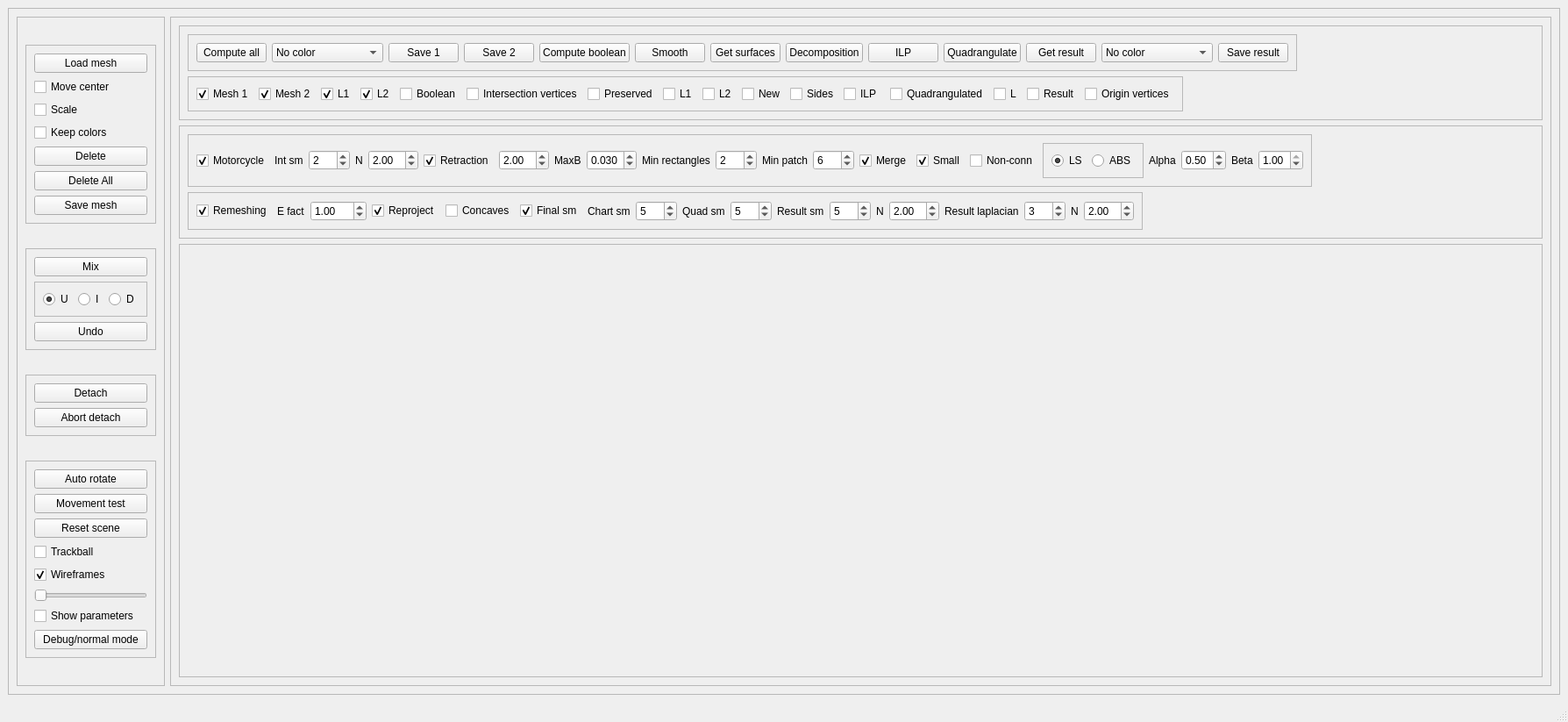
<?xml version="1.0" encoding="UTF-8"?>
<ui version="4.0">
 <class>mainWindow</class>
 <widget class="QMainWindow" name="mainWindow">
  <property name="geometry">
   <rect>
    <x>0</x>
    <y>0</y>
    <width>1788</width>
    <height>823</height>
   </rect>
  </property>
  <property name="sizePolicy">
   <sizepolicy hsizetype="Minimum" vsizetype="Fixed">
    <horstretch>0</horstretch>
    <verstretch>0</verstretch>
   </sizepolicy>
  </property>
  <property name="windowTitle">
   <string>Quad Mixer</string>
  </property>
  <widget class="QWidget" name="centralwidget">
   <layout class="QVBoxLayout">
    <property name="spacing">
     <number>6</number>
    </property>
    <property name="leftMargin">
     <number>9</number>
    </property>
    <property name="topMargin">
     <number>9</number>
    </property>
    <property name="rightMargin">
     <number>9</number>
    </property>
    <property name="bottomMargin">
     <number>9</number>
    </property>
    <item>
     <widget class="QFrame" name="mainFrame">
      <property name="frameShape">
       <enum>QFrame::StyledPanel</enum>
      </property>
      <property name="frameShadow">
       <enum>QFrame::Raised</enum>
      </property>
      <layout class="QHBoxLayout" name="horizontalLayout_6">
       <item>
        <widget class="QFrame" name="leftFrame">
         <property name="sizePolicy">
          <sizepolicy hsizetype="Maximum" vsizetype="Preferred">
           <horstretch>0</horstretch>
           <verstretch>0</verstretch>
          </sizepolicy>
         </property>
         <property name="frameShape">
          <enum>QFrame::StyledPanel</enum>
         </property>
         <property name="frameShadow">
          <enum>QFrame::Raised</enum>
         </property>
         <layout class="QVBoxLayout" name="verticalLayout_5">
          <item>
           <widget class="QFrame" name="loadFrame">
            <property name="sizePolicy">
             <sizepolicy hsizetype="Minimum" vsizetype="Fixed">
              <horstretch>0</horstretch>
              <verstretch>0</verstretch>
             </sizepolicy>
            </property>
            <property name="frameShape">
             <enum>QFrame::StyledPanel</enum>
            </property>
            <property name="frameShadow">
             <enum>QFrame::Raised</enum>
            </property>
            <layout class="QVBoxLayout" name="verticalLayout_6">
             <item>
              <widget class="QPushButton" name="loadMeshButton">
               <property name="text">
                <string>Load mesh</string>
               </property>
              </widget>
             </item>
             <item>
              <widget class="QCheckBox" name="moveCenterCheckBox">
               <property name="text">
                <string>Move center</string>
               </property>
               <property name="checked">
                <bool>false</bool>
               </property>
              </widget>
             </item>
             <item>
              <widget class="QCheckBox" name="scaleCheckBox">
               <property name="text">
                <string>Scale</string>
               </property>
              </widget>
             </item>
             <item>
              <widget class="QCheckBox" name="keepColorsCheckBox">
               <property name="text">
                <string>Keep colors</string>
               </property>
              </widget>
             </item>
             <item>
              <widget class="QPushButton" name="deleteMeshButton">
               <property name="text">
                <string>Delete</string>
               </property>
              </widget>
             </item>
             <item>
              <widget class="QPushButton" name="deleteAllButton">
               <property name="text">
                <string>Delete All</string>
               </property>
              </widget>
             </item>
             <item>
              <widget class="QPushButton" name="saveMeshButton">
               <property name="text">
                <string>Save mesh</string>
               </property>
              </widget>
             </item>
            </layout>
           </widget>
          </item>
          <item>
           <widget class="QFrame" name="booleanFrame">
            <property name="sizePolicy">
             <sizepolicy hsizetype="Minimum" vsizetype="Fixed">
              <horstretch>0</horstretch>
              <verstretch>0</verstretch>
             </sizepolicy>
            </property>
            <property name="frameShape">
             <enum>QFrame::StyledPanel</enum>
            </property>
            <property name="frameShadow">
             <enum>QFrame::Raised</enum>
            </property>
            <layout class="QVBoxLayout" name="verticalLayout_2">
             <property name="sizeConstraint">
              <enum>QLayout::SetDefaultConstraint</enum>
             </property>
             <item>
              <widget class="QPushButton" name="booleanOperationButton">
               <property name="text">
                <string>Mix</string>
               </property>
              </widget>
             </item>
             <item>
              <widget class="QFrame" name="operationFrame">
               <property name="frameShape">
                <enum>QFrame::StyledPanel</enum>
               </property>
               <property name="frameShadow">
                <enum>QFrame::Raised</enum>
               </property>
               <layout class="QHBoxLayout" name="horizontalLayout_3">
                <item>
                 <widget class="QRadioButton" name="operationUnionRadio">
                  <property name="text">
                   <string>U</string>
                  </property>
                  <property name="checked">
                   <bool>true</bool>
                  </property>
                 </widget>
                </item>
                <item>
                 <widget class="QRadioButton" name="operationIntersectionRadio">
                  <property name="text">
                   <string>I</string>
                  </property>
                 </widget>
                </item>
                <item>
                 <widget class="QRadioButton" name="operationDifferenceRadio">
                  <property name="text">
                   <string>D</string>
                  </property>
                 </widget>
                </item>
               </layout>
              </widget>
             </item>
             <item>
              <widget class="QPushButton" name="undoButton">
               <property name="text">
                <string>Undo</string>
               </property>
              </widget>
             </item>
            </layout>
           </widget>
          </item>
          <item>
           <widget class="QFrame" name="frame_2">
            <property name="sizePolicy">
             <sizepolicy hsizetype="Preferred" vsizetype="Fixed">
              <horstretch>0</horstretch>
              <verstretch>0</verstretch>
             </sizepolicy>
            </property>
            <property name="frameShape">
             <enum>QFrame::StyledPanel</enum>
            </property>
            <property name="frameShadow">
             <enum>QFrame::Raised</enum>
            </property>
            <layout class="QVBoxLayout" name="verticalLayout_8">
             <item>
              <widget class="QPushButton" name="detachButton">
               <property name="text">
                <string>Detach</string>
               </property>
              </widget>
             </item>
             <item>
              <widget class="QPushButton" name="abortDetachButton">
               <property name="text">
                <string>Abort detach</string>
               </property>
              </widget>
             </item>
            </layout>
           </widget>
          </item>
          <item>
           <widget class="QFrame" name="sceneFrame">
            <property name="sizePolicy">
             <sizepolicy hsizetype="Minimum" vsizetype="Fixed">
              <horstretch>0</horstretch>
              <verstretch>0</verstretch>
             </sizepolicy>
            </property>
            <property name="frameShape">
             <enum>QFrame::StyledPanel</enum>
            </property>
            <property name="frameShadow">
             <enum>QFrame::Raised</enum>
            </property>
            <layout class="QVBoxLayout" name="verticalLayout_7">
             <item>
              <widget class="QPushButton" name="autoRotateButton">
               <property name="text">
                <string>Auto rotate</string>
               </property>
              </widget>
             </item>
             <item>
              <widget class="QPushButton" name="continuityTestButton">
               <property name="text">
                <string>Movement test</string>
               </property>
              </widget>
             </item>
             <item>
              <widget class="QPushButton" name="resetSceneButton">
               <property name="text">
                <string>Reset scene</string>
               </property>
              </widget>
             </item>
             <item>
              <widget class="QCheckBox" name="trackballCheckBox">
               <property name="text">
                <string>Trackball</string>
               </property>
               <property name="checked">
                <bool>false</bool>
               </property>
              </widget>
             </item>
             <item>
              <widget class="QCheckBox" name="showWireframe">
               <property name="text">
                <string>Wireframes</string>
               </property>
               <property name="checked">
                <bool>true</bool>
               </property>
              </widget>
             </item>
             <item>
              <widget class="QSlider" name="wireframeSlider">
               <property name="minimum">
                <number>1</number>
               </property>
               <property name="maximum">
                <number>10</number>
               </property>
               <property name="value">
                <number>1</number>
               </property>
               <property name="orientation">
                <enum>Qt::Horizontal</enum>
               </property>
              </widget>
             </item>
             <item>
              <widget class="QCheckBox" name="showParametersCheckBox">
               <property name="text">
                <string>Show parameters</string>
               </property>
              </widget>
             </item>
             <item>
              <widget class="QPushButton" name="debugModeButton">
               <property name="text">
                <string>Debug/normal mode</string>
               </property>
              </widget>
             </item>
            </layout>
           </widget>
          </item>
         </layout>
        </widget>
       </item>
       <item>
        <widget class="QFrame" name="centralFrame">
         <property name="frameShape">
          <enum>QFrame::StyledPanel</enum>
         </property>
         <property name="frameShadow">
          <enum>QFrame::Raised</enum>
         </property>
         <layout class="QVBoxLayout" name="verticalLayout">
          <item>
           <widget class="QFrame" name="debugFrame">
            <property name="sizePolicy">
             <sizepolicy hsizetype="Minimum" vsizetype="Fixed">
              <horstretch>0</horstretch>
              <verstretch>0</verstretch>
             </sizepolicy>
            </property>
            <property name="frameShape">
             <enum>QFrame::StyledPanel</enum>
            </property>
            <property name="frameShadow">
             <enum>QFrame::Raised</enum>
            </property>
            <layout class="QVBoxLayout" name="verticalLayout_4">
             <item>
              <widget class="QFrame" name="toolsFrame">
               <property name="sizePolicy">
                <sizepolicy hsizetype="Fixed" vsizetype="Maximum">
                 <horstretch>0</horstretch>
                 <verstretch>0</verstretch>
                </sizepolicy>
               </property>
               <property name="frameShape">
                <enum>QFrame::StyledPanel</enum>
               </property>
               <property name="frameShadow">
                <enum>QFrame::Raised</enum>
               </property>
               <layout class="QHBoxLayout">
                <property name="spacing">
                 <number>6</number>
                </property>
                <property name="leftMargin">
                 <number>9</number>
                </property>
                <property name="topMargin">
                 <number>9</number>
                </property>
                <property name="rightMargin">
                 <number>9</number>
                </property>
                <property name="bottomMargin">
                 <number>9</number>
                </property>
                <item>
                 <widget class="QPushButton" name="computeAllButton">
                  <property name="text">
                   <string>Compute all</string>
                  </property>
                 </widget>
                </item>
                <item>
                 <widget class="QComboBox" name="colorMeshesComboBox">
                  <item>
                   <property name="text">
                    <string>No color</string>
                   </property>
                  </item>
                  <item>
                   <property name="text">
                    <string>Preserved/New</string>
                   </property>
                  </item>
                  <item>
                   <property name="text">
                    <string>Tracer motorcycle</string>
                   </property>
                  </item>
                  <item>
                   <property name="text">
                    <string>Tracer</string>
                   </property>
                  </item>
                  <item>
                   <property name="text">
                    <string>Angle</string>
                   </property>
                  </item>
                  <item>
                   <property name="text">
                    <string>Planar</string>
                   </property>
                  </item>
                  <item>
                   <property name="text">
                    <string>Template</string>
                   </property>
                  </item>
                  <item>
                   <property name="text">
                    <string>Two colors</string>
                   </property>
                  </item>
                 </widget>
                </item>
                <item>
                 <widget class="QPushButton" name="saveMesh1Button">
                  <property name="text">
                   <string>Save 1</string>
                  </property>
                 </widget>
                </item>
                <item>
                 <widget class="QPushButton" name="saveMesh2Button">
                  <property name="text">
                   <string>Save 2</string>
                  </property>
                 </widget>
                </item>
                <item>
                 <widget class="QPushButton" name="computeBooleanButton">
                  <property name="text">
                   <string>Compute boolean</string>
                  </property>
                 </widget>
                </item>
                <item>
                 <widget class="QPushButton" name="smoothButton">
                  <property name="text">
                   <string>Smooth</string>
                  </property>
                 </widget>
                </item>
                <item>
                 <widget class="QPushButton" name="getSurfacesButton">
                  <property name="text">
                   <string>Get surfaces</string>
                  </property>
                 </widget>
                </item>
                <item>
                 <widget class="QPushButton" name="decompositionButton">
                  <property name="text">
                   <string>Decomposition</string>
                  </property>
                 </widget>
                </item>
                <item>
                 <widget class="QPushButton" name="ilpButton">
                  <property name="text">
                   <string>ILP</string>
                  </property>
                 </widget>
                </item>
                <item>
                 <widget class="QPushButton" name="quadrangulateButton">
                  <property name="text">
                   <string>Quadrangulate</string>
                  </property>
                 </widget>
                </item>
                <item>
                 <widget class="QPushButton" name="getResultButton">
                  <property name="text">
                   <string>Get result</string>
                  </property>
                 </widget>
                </item>
                <item>
                 <widget class="QComboBox" name="colorResultComboBox">
                  <item>
                   <property name="text">
                    <string>No color</string>
                   </property>
                  </item>
                  <item>
                   <property name="text">
                    <string>Preserved/New</string>
                   </property>
                  </item>
                  <item>
                   <property name="text">
                    <string>Tracer motorcycle</string>
                   </property>
                  </item>
                  <item>
                   <property name="text">
                    <string>Tracer</string>
                   </property>
                  </item>
                  <item>
                   <property name="text">
                    <string>Angle</string>
                   </property>
                  </item>
                  <item>
                   <property name="text">
                    <string>Planar</string>
                   </property>
                  </item>
                  <item>
                   <property name="text">
                    <string>Template</string>
                   </property>
                  </item>
                 </widget>
                </item>
                <item>
                 <widget class="QPushButton" name="saveResultButton">
                  <property name="text">
                   <string>Save result</string>
                  </property>
                 </widget>
                </item>
               </layout>
              </widget>
             </item>
             <item>
              <widget class="QFrame" name="actionFrame">
               <property name="sizePolicy">
                <sizepolicy hsizetype="Fixed" vsizetype="Maximum">
                 <horstretch>0</horstretch>
                 <verstretch>0</verstretch>
                </sizepolicy>
               </property>
               <property name="frameShape">
                <enum>QFrame::StyledPanel</enum>
               </property>
               <property name="frameShadow">
                <enum>QFrame::Raised</enum>
               </property>
               <layout class="QHBoxLayout" name="horizontalLayout_2">
                <item>
                 <widget class="QCheckBox" name="showMesh1CheckBox">
                  <property name="sizePolicy">
                   <sizepolicy hsizetype="Fixed" vsizetype="Fixed">
                    <horstretch>0</horstretch>
                    <verstretch>0</verstretch>
                   </sizepolicy>
                  </property>
                  <property name="text">
                   <string>Mesh 1</string>
                  </property>
                  <property name="checked">
                   <bool>true</bool>
                  </property>
                 </widget>
                </item>
                <item>
                 <widget class="QCheckBox" name="showMesh2CheckBox">
                  <property name="sizePolicy">
                   <sizepolicy hsizetype="Fixed" vsizetype="Fixed">
                    <horstretch>0</horstretch>
                    <verstretch>0</verstretch>
                   </sizepolicy>
                  </property>
                  <property name="text">
                   <string>Mesh 2</string>
                  </property>
                  <property name="checked">
                   <bool>true</bool>
                  </property>
                 </widget>
                </item>
                <item>
                 <widget class="QCheckBox" name="showQuadLayout1CheckBox">
                  <property name="text">
                   <string>L1</string>
                  </property>
                  <property name="checked">
                   <bool>true</bool>
                  </property>
                 </widget>
                </item>
                <item>
                 <widget class="QCheckBox" name="showQuadLayout2CheckBox">
                  <property name="text">
                   <string>L2</string>
                  </property>
                  <property name="checked">
                   <bool>true</bool>
                  </property>
                 </widget>
                </item>
                <item>
                 <widget class="QCheckBox" name="showBooleanCheckBox">
                  <property name="text">
                   <string>Boolean</string>
                  </property>
                 </widget>
                </item>
                <item>
                 <widget class="QCheckBox" name="showIntersectionVerticesCheckBox">
                  <property name="text">
                   <string>Intersection vertices</string>
                  </property>
                 </widget>
                </item>
                <item>
                 <widget class="QCheckBox" name="showPreservedSurfaceCheckBox">
                  <property name="sizePolicy">
                   <sizepolicy hsizetype="Fixed" vsizetype="Fixed">
                    <horstretch>0</horstretch>
                    <verstretch>0</verstretch>
                   </sizepolicy>
                  </property>
                  <property name="text">
                   <string>Preserved</string>
                  </property>
                 </widget>
                </item>
                <item>
                 <widget class="QCheckBox" name="showQuadLayoutPreserved1CheckBox">
                  <property name="text">
                   <string>L1</string>
                  </property>
                 </widget>
                </item>
                <item>
                 <widget class="QCheckBox" name="showQuadLayoutPreserved2CheckBox">
                  <property name="text">
                   <string>L2</string>
                  </property>
                 </widget>
                </item>
                <item>
                 <widget class="QCheckBox" name="showNewSurfaceCheckBox">
                  <property name="sizePolicy">
                   <sizepolicy hsizetype="Fixed" vsizetype="Fixed">
                    <horstretch>0</horstretch>
                    <verstretch>0</verstretch>
                   </sizepolicy>
                  </property>
                  <property name="text">
                   <string>New</string>
                  </property>
                 </widget>
                </item>
                <item>
                 <widget class="QCheckBox" name="showChartSidesCheckBox">
                  <property name="text">
                   <string>Sides</string>
                  </property>
                 </widget>
                </item>
                <item>
                 <widget class="QCheckBox" name="showILPCheckBox">
                  <property name="text">
                   <string>ILP </string>
                  </property>
                 </widget>
                </item>
                <item>
                 <widget class="QCheckBox" name="showQuadrangulationCheckBox">
                  <property name="text">
                   <string>Quadrangulated</string>
                  </property>
                 </widget>
                </item>
                <item>
                 <widget class="QCheckBox" name="showQuadrangulationLayoutCheckBox">
                  <property name="text">
                   <string>L</string>
                  </property>
                 </widget>
                </item>
                <item>
                 <widget class="QCheckBox" name="showResultCheckBox">
                  <property name="text">
                   <string>Result</string>
                  </property>
                 </widget>
                </item>
                <item>
                 <widget class="QCheckBox" name="showOriginVerticesCheckBox">
                  <property name="text">
                   <string>Origin vertices</string>
                  </property>
                 </widget>
                </item>
               </layout>
              </widget>
             </item>
            </layout>
           </widget>
          </item>
          <item>
           <widget class="QFrame" name="parametersFrame">
            <property name="sizePolicy">
             <sizepolicy hsizetype="Minimum" vsizetype="Fixed">
              <horstretch>0</horstretch>
              <verstretch>0</verstretch>
             </sizepolicy>
            </property>
            <property name="frameShape">
             <enum>QFrame::StyledPanel</enum>
            </property>
            <property name="frameShadow">
             <enum>QFrame::Raised</enum>
            </property>
            <layout class="QVBoxLayout" name="verticalLayout_3">
             <item>
              <widget class="QFrame" name="parametersFrame2">
               <property name="sizePolicy">
                <sizepolicy hsizetype="Fixed" vsizetype="Maximum">
                 <horstretch>0</horstretch>
                 <verstretch>0</verstretch>
                </sizepolicy>
               </property>
               <property name="frameShape">
                <enum>QFrame::StyledPanel</enum>
               </property>
               <property name="frameShadow">
                <enum>QFrame::Raised</enum>
               </property>
               <layout class="QHBoxLayout" name="horizontalLayout">
                <item>
                 <widget class="QCheckBox" name="motorcycleCheckBox">
                  <property name="text">
                   <string>Motorcycle</string>
                  </property>
                  <property name="checked">
                   <bool>true</bool>
                  </property>
                 </widget>
                </item>
                <item>
                 <widget class="QLabel" name="intersectionSmoothingLabel">
                  <property name="text">
                   <string>Int sm</string>
                  </property>
                 </widget>
                </item>
                <item>
                 <widget class="QSpinBox" name="intersectionSmoothingSpinBox">
                  <property name="maximum">
                   <number>200</number>
                  </property>
                  <property name="value">
                   <number>2</number>
                  </property>
                 </widget>
                </item>
                <item>
                 <widget class="QLabel" name="intersectionSmoothingNRingLabel">
                  <property name="text">
                   <string>N</string>
                  </property>
                 </widget>
                </item>
                <item>
                 <widget class="QDoubleSpinBox" name="intersectionSmoothingNRingSpinBox">
                  <property name="value">
                   <double>2.000000000000000</double>
                  </property>
                 </widget>
                </item>
                <item>
                 <widget class="QCheckBox" name="patchRetractionCheckBox">
                  <property name="text">
                   <string>Retraction</string>
                  </property>
                  <property name="checked">
                   <bool>true</bool>
                  </property>
                 </widget>
                </item>
                <item>
                 <widget class="QDoubleSpinBox" name="patchRetractionNRingSpinBox">
                  <property name="value">
                   <double>2.000000000000000</double>
                  </property>
                 </widget>
                </item>
                <item>
                 <widget class="QLabel" name="maxBBLabel">
                  <property name="text">
                   <string>MaxB</string>
                  </property>
                 </widget>
                </item>
                <item>
                 <widget class="QDoubleSpinBox" name="maxBBSpinBox">
                  <property name="decimals">
                   <number>3</number>
                  </property>
                  <property name="minimum">
                   <double>0.001000000000000</double>
                  </property>
                  <property name="maximum">
                   <double>1.000000000000000</double>
                  </property>
                  <property name="singleStep">
                   <double>0.010000000000000</double>
                  </property>
                  <property name="value">
                   <double>0.030000000000000</double>
                  </property>
                 </widget>
                </item>
                <item>
                 <widget class="QLabel" name="minRectangleAreaLabel">
                  <property name="text">
                   <string>Min rectangles</string>
                  </property>
                 </widget>
                </item>
                <item>
                 <widget class="QSpinBox" name="minRectangleAreaSpinBox">
                  <property name="minimum">
                   <number>0</number>
                  </property>
                  <property name="maximum">
                   <number>200</number>
                  </property>
                  <property name="value">
                   <number>2</number>
                  </property>
                 </widget>
                </item>
                <item>
                 <widget class="QLabel" name="minPatchAreaLabel">
                  <property name="text">
                   <string>Min patch</string>
                  </property>
                 </widget>
                </item>
                <item>
                 <widget class="QSpinBox" name="minPatchAreaSpinBox">
                  <property name="minimum">
                   <number>1</number>
                  </property>
                  <property name="maximum">
                   <number>200</number>
                  </property>
                  <property name="value">
                   <number>6</number>
                  </property>
                 </widget>
                </item>
                <item>
                 <widget class="QCheckBox" name="mergeCheckBox">
                  <property name="text">
                   <string>Merge</string>
                  </property>
                  <property name="checked">
                   <bool>true</bool>
                  </property>
                 </widget>
                </item>
                <item>
                 <widget class="QCheckBox" name="deleteSmallCheckBox">
                  <property name="text">
                   <string>Small</string>
                  </property>
                  <property name="checked">
                   <bool>true</bool>
                  </property>
                 </widget>
                </item>
                <item>
                 <widget class="QCheckBox" name="deleteNonConnectedCheckBox">
                  <property name="text">
                   <string>Non-conn</string>
                  </property>
                  <property name="checked">
                   <bool>false</bool>
                  </property>
                 </widget>
                </item>
                <item>
                 <widget class="QFrame" name="ilpMethodFrame">
                  <property name="frameShape">
                   <enum>QFrame::StyledPanel</enum>
                  </property>
                  <property name="frameShadow">
                   <enum>QFrame::Raised</enum>
                  </property>
                  <layout class="QHBoxLayout" name="horizontalLayout_5">
                   <item>
                    <widget class="QRadioButton" name="ilpMethodLSRadio">
                     <property name="text">
                      <string>LS</string>
                     </property>
                     <property name="checked">
                      <bool>true</bool>
                     </property>
                    </widget>
                   </item>
                   <item>
                    <widget class="QRadioButton" name="ilpMethodABSRadio">
                     <property name="text">
                      <string>ABS</string>
                     </property>
                     <property name="checked">
                      <bool>false</bool>
                     </property>
                    </widget>
                   </item>
                  </layout>
                 </widget>
                </item>
                <item>
                 <widget class="QLabel" name="alphaLabel">
                  <property name="text">
                   <string>Alpha</string>
                  </property>
                 </widget>
                </item>
                <item>
                 <widget class="QDoubleSpinBox" name="alphaSpinBox">
                  <property name="minimum">
                   <double>0.010000000000000</double>
                  </property>
                  <property name="maximum">
                   <double>0.990000000000000</double>
                  </property>
                  <property name="singleStep">
                   <double>0.100000000000000</double>
                  </property>
                  <property name="value">
                   <double>0.500000000000000</double>
                  </property>
                 </widget>
                </item>
                <item>
                 <widget class="QLabel" name="betaLabel">
                  <property name="text">
                   <string>Beta</string>
                  </property>
                 </widget>
                </item>
                <item>
                 <widget class="QDoubleSpinBox" name="betaSpinBox">
                  <property name="minimum">
                   <double>0.000000000000000</double>
                  </property>
                  <property name="maximum">
                   <double>1.000000000000000</double>
                  </property>
                  <property name="singleStep">
                   <double>0.100000000000000</double>
                  </property>
                  <property name="value">
                   <double>1.000000000000000</double>
                  </property>
                 </widget>
                </item>
               </layout>
              </widget>
             </item>
             <item>
              <widget class="QFrame" name="parametersFrame1">
               <property name="sizePolicy">
                <sizepolicy hsizetype="Fixed" vsizetype="Maximum">
                 <horstretch>0</horstretch>
                 <verstretch>0</verstretch>
                </sizepolicy>
               </property>
               <property name="frameShape">
                <enum>QFrame::StyledPanel</enum>
               </property>
               <property name="frameShadow">
                <enum>QFrame::Raised</enum>
               </property>
               <layout class="QHBoxLayout" name="horizontalLayout_4">
                <item>
                 <widget class="QCheckBox" name="initialRemeshingCheckBox">
                  <property name="text">
                   <string>Remeshing</string>
                  </property>
                  <property name="checked">
                   <bool>true</bool>
                  </property>
                 </widget>
                </item>
                <item>
                 <widget class="QLabel" name="edgeFactorLabe">
                  <property name="text">
                   <string>E fact</string>
                  </property>
                 </widget>
                </item>
                <item>
                 <widget class="QDoubleSpinBox" name="edgeFactorSpinBox">
                  <property name="minimum">
                   <double>0.500000000000000</double>
                  </property>
                  <property name="maximum">
                   <double>100.000000000000000</double>
                  </property>
                  <property name="value">
                   <double>1.000000000000000</double>
                  </property>
                 </widget>
                </item>
                <item>
                 <widget class="QCheckBox" name="reprojectCheckBox">
                  <property name="text">
                   <string>Reproject</string>
                  </property>
                  <property name="checked">
                   <bool>true</bool>
                  </property>
                 </widget>
                </item>
                <item>
                 <widget class="QCheckBox" name="splitConcavesCheckBox">
                  <property name="text">
                   <string>Concaves</string>
                  </property>
                 </widget>
                </item>
                <item>
                 <widget class="QCheckBox" name="finalSmoothingCheckBox">
                  <property name="text">
                   <string>Final sm</string>
                  </property>
                  <property name="checked">
                   <bool>true</bool>
                  </property>
                 </widget>
                </item>
                <item>
                 <widget class="QLabel" name="chartSmoothingLabel">
                  <property name="text">
                   <string>Chart sm</string>
                  </property>
                 </widget>
                </item>
                <item>
                 <widget class="QSpinBox" name="chartSmoothingSpinBox">
                  <property name="maximum">
                   <number>100</number>
                  </property>
                  <property name="value">
                   <number>5</number>
                  </property>
                 </widget>
                </item>
                <item>
                 <widget class="QLabel" name="quadrangulationSmoothingLabel">
                  <property name="text">
                   <string>Quad sm</string>
                  </property>
                 </widget>
                </item>
                <item>
                 <widget class="QSpinBox" name="quadrangulationSmoothingSpinBox">
                  <property name="maximum">
                   <number>200</number>
                  </property>
                  <property name="value">
                   <number>5</number>
                  </property>
                 </widget>
                </item>
                <item>
                 <widget class="QLabel" name="resultSmoothingLabel">
                  <property name="text">
                   <string>Result sm</string>
                  </property>
                 </widget>
                </item>
                <item>
                 <widget class="QSpinBox" name="resultSmoothingSpinBox">
                  <property name="maximum">
                   <number>200</number>
                  </property>
                  <property name="value">
                   <number>5</number>
                  </property>
                 </widget>
                </item>
                <item>
                 <widget class="QLabel" name="resultSmoothingNRingLabel">
                  <property name="text">
                   <string>N</string>
                  </property>
                 </widget>
                </item>
                <item>
                 <widget class="QDoubleSpinBox" name="resultSmoothingNRingSpinBox">
                  <property name="value">
                   <double>2.000000000000000</double>
                  </property>
                 </widget>
                </item>
                <item>
                 <widget class="QLabel" name="resultSmoothingLaplacianLabel">
                  <property name="text">
                   <string>Result laplacian</string>
                  </property>
                 </widget>
                </item>
                <item>
                 <widget class="QSpinBox" name="resultSmoothingLaplacianSpinBox">
                  <property name="maximum">
                   <number>200</number>
                  </property>
                  <property name="value">
                   <number>3</number>
                  </property>
                 </widget>
                </item>
                <item>
                 <widget class="QLabel" name="resultSmoothingLaplacianNRingLabel">
                  <property name="text">
                   <string>N</string>
                  </property>
                 </widget>
                </item>
                <item>
                 <widget class="QDoubleSpinBox" name="resultSmoothingLaplacianNRingSpinBox">
                  <property name="value">
                   <double>2.000000000000000</double>
                  </property>
                 </widget>
                </item>
               </layout>
              </widget>
             </item>
            </layout>
           </widget>
          </item>
          <item>
           <widget class="QFrame" name="glFrame">
            <property name="frameShape">
             <enum>QFrame::StyledPanel</enum>
            </property>
            <property name="frameShadow">
             <enum>QFrame::Raised</enum>
            </property>
            <layout class="QVBoxLayout">
             <property name="spacing">
              <number>6</number>
             </property>
             <property name="leftMargin">
              <number>9</number>
             </property>
             <property name="topMargin">
              <number>9</number>
             </property>
             <property name="rightMargin">
              <number>9</number>
             </property>
             <property name="bottomMargin">
              <number>9</number>
             </property>
             <item>
              <widget class="GLArea" name="glArea" native="true">
               <property name="minimumSize">
                <size>
                 <width>320</width>
                 <height>240</height>
                </size>
               </property>
              </widget>
             </item>
            </layout>
           </widget>
          </item>
         </layout>
        </widget>
       </item>
      </layout>
     </widget>
    </item>
   </layout>
  </widget>
  <widget class="QMenuBar" name="menubar">
   <property name="geometry">
    <rect>
     <x>0</x>
     <y>0</y>
     <width>1788</width>
     <height>22</height>
    </rect>
   </property>
  </widget>
  <widget class="QStatusBar" name="statusbar"/>
 </widget>
 <customwidgets>
  <customwidget>
   <class>GLArea</class>
   <extends>QWidget</extends>
   <header>src/interface/glarea.h</header>
  </customwidget>
 </customwidgets>
 <resources/>
 <connections/>
</ui>
